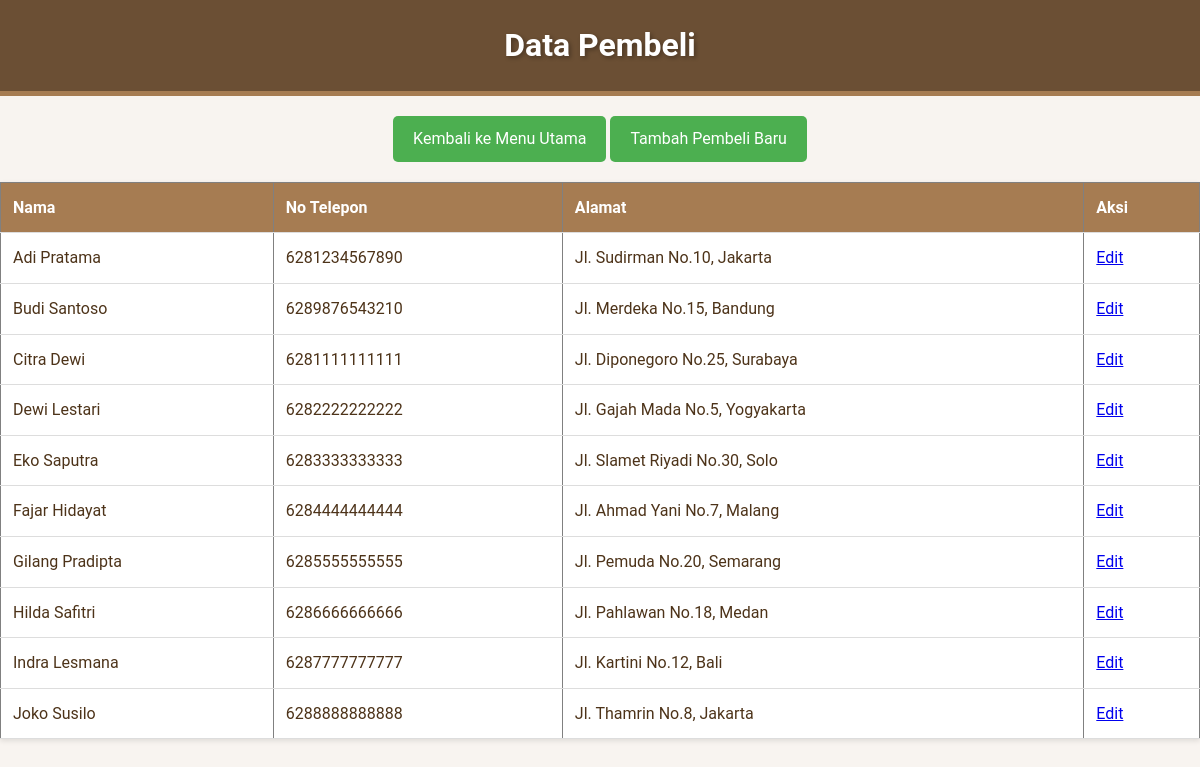
/pembeli.php, run on the app's committed database.
### tables this page shows
CREATE TABLE pembeli (
    id_pembeli INT AUTO_INCREMENT PRIMARY KEY,
    nama VARCHAR(100),
    no_telepon BIGINT(16),
    alamat VARCHAR(150)
);

### pembeli.php (the view, shortened to what this page needs)
<?php include 'db.php'; ?>
<!DOCTYPE html>
<html lang="en">
<head>
    <link rel="stylesheet" href="style.css">
</head>
<body>
    <header>Data Pembeli</header>
    <div style="text-align: center; margin: 20px 0;">
        <a href="index.php" class="button-main">Kembali ke Menu Utama</a>
        <a href="?action=add" class="button-main">Tambah Pembeli Baru</a>
    </div>
    <?php
    if (isset($_GET['action']) && ($_GET['action'] === 'add' || $_GET['action'] === 'edit')) {
        $data = ['id_pembeli' => '', 'nama' => '', 'no_telepon' => '', 'alamat' => ''];
        if ($_GET['action'] === 'edit' && isset($_GET['id_pembeli'])) {
            $id_pembeli = $_GET['id_pembeli'];
            $result = $conn->query("SELECT * FROM pembeli WHERE id_pembeli=$id_pembeli");
            $data = $result->fetch_assoc();
        }
        ?>
        <h2><?php echo ($_GET['action'] === 'add') ? 'Tambah Pembeli Baru' : 'Edit Data Pembeli'; ?></h2>
        <form method="POST" action="">
            <input type="hidden" name="id_pembeli" value="<?php echo $data['id_pembeli']; ?>">
            <label>Nama:</label>
            <input type="text" name="nama" value="<?php echo $data['nama']; ?>" required><br>
            <label>No Telepon:</label>
            <input type="number" name="no_telepon" value="<?php echo $data['no_telepon']; ?>" required><br>
            <label>Alamat:</label>
            <input type="text" name="alamat" value="<?php echo $data['alamat']; ?>" required><br>
            <button type="submit" name="<?php echo ($_GET['action'] === 'add') ? 'submit_add' : 'submit_edit'; ?>">
                <?php echo ($_GET['action'] === 'add') ? 'Simpan' : 'Update'; ?>
            </button>
            <a href="pembeli.php">Batal</a>
        </form>
        <?php
    } else {
        ?>
        <table border="1">
            <tr>
                <th>Nama</th>
                <th>No Telepon</th>
                <th>Alamat</th>
                <th>Aksi</th>
            </tr>
            <?php
            $result = $conn->query("SELECT * FROM pembeli");
            while ($row = $result->fetch_assoc()) {
                echo "<tr>
                    <td>{$row['nama']}</td>
                    <td>{$row['no_telepon']}</td>
                    <td>{$row['alamat']}</td>
                    <td>
                        <a href='pembeli.php?action=edit&id_pembeli={$row['id_pembeli']}' class='button'>Edit</a>
                    </td>
                </tr>";
            }
            ?>
        </table>
        <?php
    }
    ?>
</body>
</html>

### style.css (style rules this page uses)
body { font-family: 'Roboto', Arial, sans-serif; margin: 0; padding: 0; background-color: #f8f4f0; background-image: url('https://www.transparenttextures.com/patterns/wood.png'); color: #4d3319; line-height: 1.6; }
header { background-color: #6b4f34; color: #fff; padding: 20px 10px; text-align: center; font-size: 2em; font-weight: bold; text-shadow: 2px 2px 4px rgba(0, 0, 0, 0.3); border-bottom: 5px solid #a67c52; }
table { width: 100%; border-collapse: collapse; margin: 20px 0; background-color: #fff; box-shadow: 0 2px 5px rgba(0, 0, 0, 0.1); }
th, td { padding: 12px; text-align: left; border-bottom: 1px solid #ddd; }
th { background-color: #a67c52; color: #fff; }
.button-main { display: inline-block; background-color: #4CAF50; color: white; padding: 10px 20px; font-size: 1rem; border: none; border-radius: 5px; cursor: pointer; transition: background-color 0.3s ease; text-decoration: none; text-align: center; }

### data on the page
pembeli: nama "Adi Pratama", no_telepon "6281234567890", alamat "Jl. Sudirman No.10, Jakarta"
pembeli: nama "Budi Santoso", no_telepon "6289876543210", alamat "Jl. Merdeka No.15, Bandung"
pembeli: nama "Citra Dewi", no_telepon "6281111111111", alamat "Jl. Diponegoro No.25, Surabaya"
pembeli: nama "Dewi Lestari", no_telepon "6282222222222", alamat "Jl. Gajah Mada No.5, Yogyakarta"
pembeli: nama "Eko Saputra", no_telepon "6283333333333", alamat "Jl. Slamet Riyadi No.30, Solo"
pembeli: nama "Fajar Hidayat", no_telepon "6284444444444", alamat "Jl. Ahmad Yani No.7, Malang"
pembeli: nama "Gilang Pradipta", no_telepon "6285555555555", alamat "Jl. Pemuda No.20, Semarang"
pembeli: nama "Hilda Safitri", no_telepon "6286666666666", alamat "Jl. Pahlawan No.18, Medan"
pembeli: nama "Indra Lesmana", no_telepon "6287777777777", alamat "Jl. Kartini No.12, Bali"
pembeli: nama "Joko Susilo", no_telepon "6288888888888", alamat "Jl. Thamrin No.8, Jakarta"
